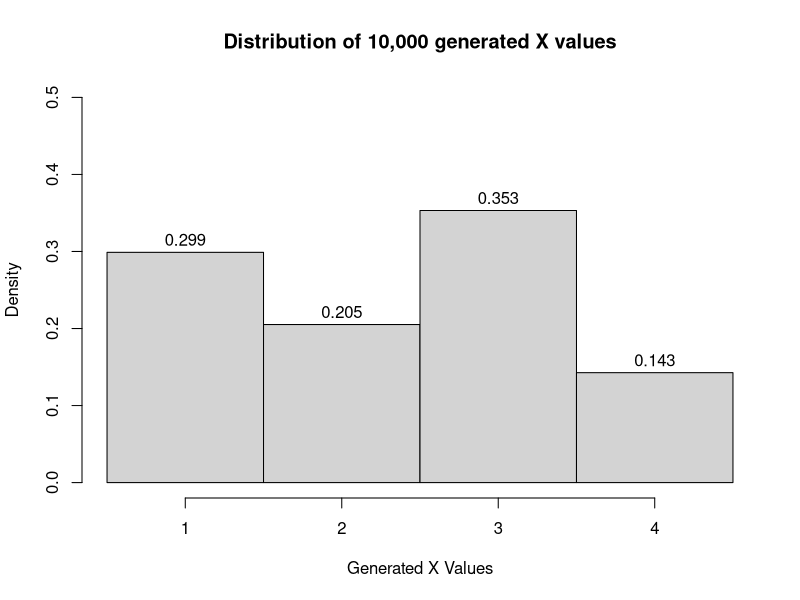
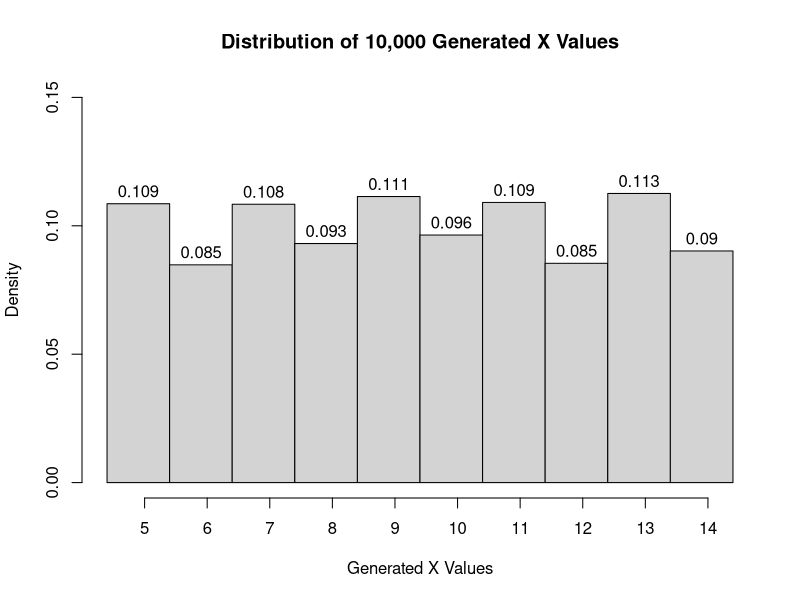
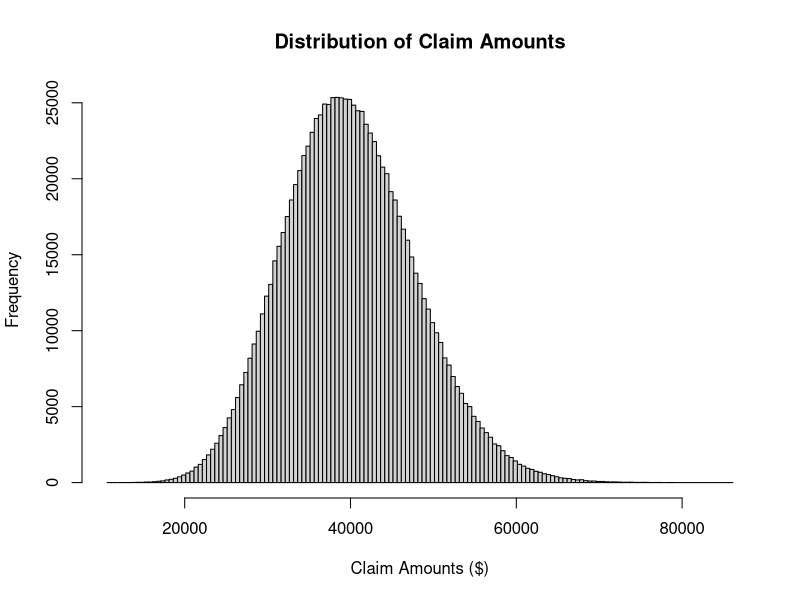

Reproduce these figures in R, in order.
## ---- chunk 1
# F inverse function
F_inv <- function(u){
  x <- rep(0, length(u))
  if(u < 0.30)
    x <- 0 + 1
  else if((u >= 0.30) && (u < 0.50))
    x <- 1 + 1
  else if((u >= 0.50) && (u < 0.85))
    x <- 2 + 1
  else if((u >= 0.85) && (u < 1))
    x <- 3 + 1
  return(x)
}
# This line is generates the x values
x <- sapply(array(runif(10^4)), FUN = F_inv)
## ---- chunk 2
hist(x,
     breaks = c(0:4), freq = FALSE,
     xlab = "Generated X Values",
     main = "Distribution of 10,000 generated X values",
     labels = TRUE,
     ylim = c(0, 0.5),
     xaxt = "n")
axis(1, at=(0:3)+.5, labels=1:4)
## ---- chunk 3
# Initialize variables, generate uniform random numbers
N <- 10^4
alpha <- 0.55
uniform1 <- runif(N)
uniform2 <- runif(N)
x_dist <- c(rep(0, N))
# These two lines generate the x values
x_dist[uniform1 < 0.55] <- 2*floor(5*uniform2[uniform1 < 0.55])+5
x_dist[x_dist == 0] <- 2*floor(5*uniform2[uniform1 >= 0.55])+6
## ---- chunk 4
hist(x_dist, freq = FALSE,
     labels = TRUE, breaks = 4.9:14.9,
     xaxt = "n", xlab = "Generated X Values",
     main = "Distribution of 10,000 Generated X Values",
     ylim=c(0,.15))
axis(1, at=(5:14)+.5, labels=5:14)
## ---- chunk 5
# Set seed, set N = number of simulations
set.seed(1234)
N = 10^6
# Returns variable number claims from exponential distribution
generate_claims <- function(vector, holders = 1000, chance = 0.05, beta = 800){
  # Number of claims that will occur is binomial(holders, chance)
  num_of_claims <- rbinom(1, holders, chance)
  # Generate claim amounts from exponential distribution for each claimant
  claims <- -beta * log(runif(num_of_claims))
  # Return vector of claims
  return(claims)
}
# Initialize claims list
claims <- rep(list(rep(0,100)), N)
# Simulate N times
claims <- lapply(claims, generate_claims)
# Find the sum for each trial
distribution <- sapply(claims, sum)
## ---- chunk 6
# Plot a histogram of the results
hist(distribution,
     breaks = seq.int(min(distribution)-1000, max(distribution)+1000, 500),
     main = "Distribution of Claim Amounts",
     xlab = "Claim Amounts ($)")
## ---- chunk 7
mean(distribution>50000)
## ---- chunk 8
probability <- c(rep(0,170))
for (i in 1:length(probability)){
  probability[i] <- dbinom(i, 1000, 0.05) * sum(1/factorial(0:(i-1)) * 62.5^(0:(i-1)))
}
probability <- exp(-62.5) * sum(probability)
## ---- chunk 9
probability
